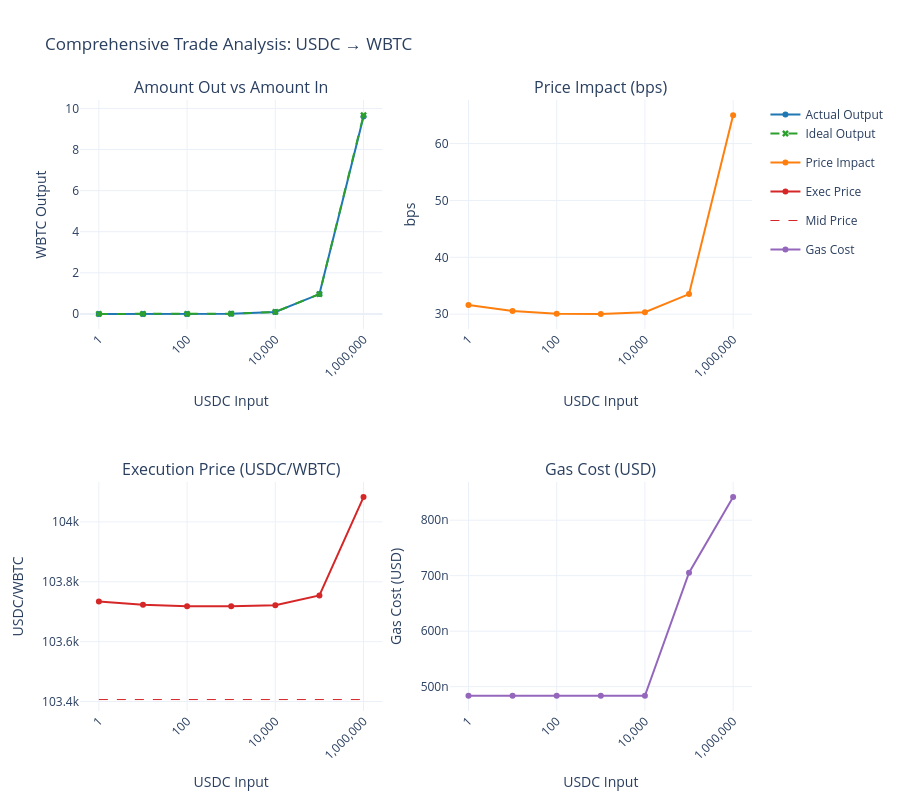

Notebook cell for this chart:
### Markdown cell above
### Combined Analysis

### Code cell
fig4 = plot_combined_analysis(df, token_in_symbol, token_out_symbol)
fig4.show()

### Figure 1 — Plotly figure (JSON) as saved in the notebook; plotly's stock layout.template omitted (floating-point values rounded to 4 significant figures)
{"data": [{"legendgroup": "output", "line": {"color": "#1f77b4", "width": 2}, "mode": "lines+markers", "name": "Actual Output", "type": "scatter", "x": [1, 10, 100, 1000, 10000, 100000, 1000000], "xaxis": "x", "y": [9.64e-06, 9.641e-05, 0.0009641, 0.009642, 0.09641, 0.9638, 9.608], "yaxis": "y"}, {"legendgroup": "output", "line": {"color": "#2ca02c", "dash": "dash", "width": 2}, "marker": {"size": 6, "symbol": "x"}, "mode": "lines+markers", "name": "Ideal Output", "type": "scatter", "x": [1, 10, 100, 1000, 10000, 100000, 1000000], "xaxis": "x", "y": [9.671e-06, 9.671e-05, 0.0009671, 0.009671, 0.09671, 0.9671, 9.671], "yaxis": "y"}, {"line": {"color": "#ff7f0e", "width": 2}, "mode": "lines+markers", "name": "Price Impact", "type": "scatter", "x": [1, 10, 100, 1000, 10000, 100000, 1000000], "xaxis": "x2", "y": [31.6, 30.57, 30.05, 30.04, 30.35, 33.53, 64.99], "yaxis": "y2"}, {"line": {"color": "#d62728", "width": 2}, "mode": "lines+markers", "name": "Exec Price", "type": "scatter", "x": [1, 10, 100, 1000, 10000, 100000, 1000000], "xaxis": "x3", "y": [103700.0, 103700.0, 103700.0, 103700.0, 103700.0, 103800.0, 104100.0], "yaxis": "y3"}, {"line": {"color": "#d62728", "dash": "dash", "width": 1}, "mode": "lines", "name": "Mid Price", "type": "scatter", "x": [1, 10, 100, 1000, 10000, 100000, 1000000], "xaxis": "x3", "y": [103400.0, 103400.0, 103400.0, 103400.0, 103400.0, 103400.0, 103400.0], "yaxis": "y3"}, {"hovertemplate": "<b>Trade Size:</b> %{x:,.0f} USDC<br><b>Gas Cost:</b> $%{y:.2f}<br><extra></extra>", "line": {"color": "#9467bd", "width": 2}, "mode": "lines+markers", "name": "Gas Cost", "type": "scatter", "x": [1, 10, 100, 1000, 10000, 100000, 1000000], "xaxis": "x4", "y": [4.836e-07, 4.836e-07, 4.836e-07, 4.836e-07, 4.836e-07, 7.055e-07, 8.417e-07], "yaxis": "y4"}], "layout": {"annotations": [{"font": {"size": 16}, "showarrow": false, "text": "Amount Out vs Amount In", "x": 0.225, "xanchor": "center", "xref": "paper", "y": 1, "yanchor": "bottom", "yref": "paper"}, {"font": {"size": 16}, "showarrow": false, "text": "Price Impact (bps)", "x": 0.775, "xanchor": "center", "xref": "paper", "y": 1, "yanchor": "bottom", "yref": "paper"}, {"font": {"size": 16}, "showarrow": false, "text": "Execution Price (USDC/WBTC)", "x": 0.225, "xanchor": "center", "xref": "paper", "y": 0.375, "yanchor": "bottom", "yref": "paper"}, {"font": {"size": 16}, "showarrow": false, "text": "Gas Cost (USD)", "x": 0.775, "xanchor": "center", "xref": "paper", "y": 0.375, "yanchor": "bottom", "yref": "paper"}], "height": 800, "showlegend": true, "title": {"text": "Comprehensive Trade Analysis: USDC → WBTC"}, "xaxis": {"anchor": "y", "domain": [0, 0.45], "tickangle": -45, "tickformat": ",.0f", "title": {"text": "USDC Input"}, "type": "log"}, "xaxis2": {"anchor": "y2", "domain": [0.55, 1], "tickangle": -45, "tickformat": ",.0f", "title": {"text": "USDC Input"}, "type": "log"}, "xaxis3": {"anchor": "y3", "domain": [0, 0.45], "tickangle": -45, "tickformat": ",.0f", "title": {"text": "USDC Input"}, "type": "log"}, "xaxis4": {"anchor": "y4", "domain": [0.55, 1], "tickangle": -45, "tickformat": ",.0f", "title": {"text": "USDC Input"}, "type": "log"}, "yaxis": {"anchor": "x", "domain": [0.625, 1], "title": {"text": "WBTC Output"}}, "yaxis2": {"anchor": "x2", "domain": [0.625, 1], "title": {"text": "bps"}}, "yaxis3": {"anchor": "x3", "domain": [0, 0.375], "title": {"text": "USDC/WBTC"}}, "yaxis4": {"anchor": "x4", "domain": [0, 0.375], "title": {"text": "Gas Cost (USD)"}}}}
